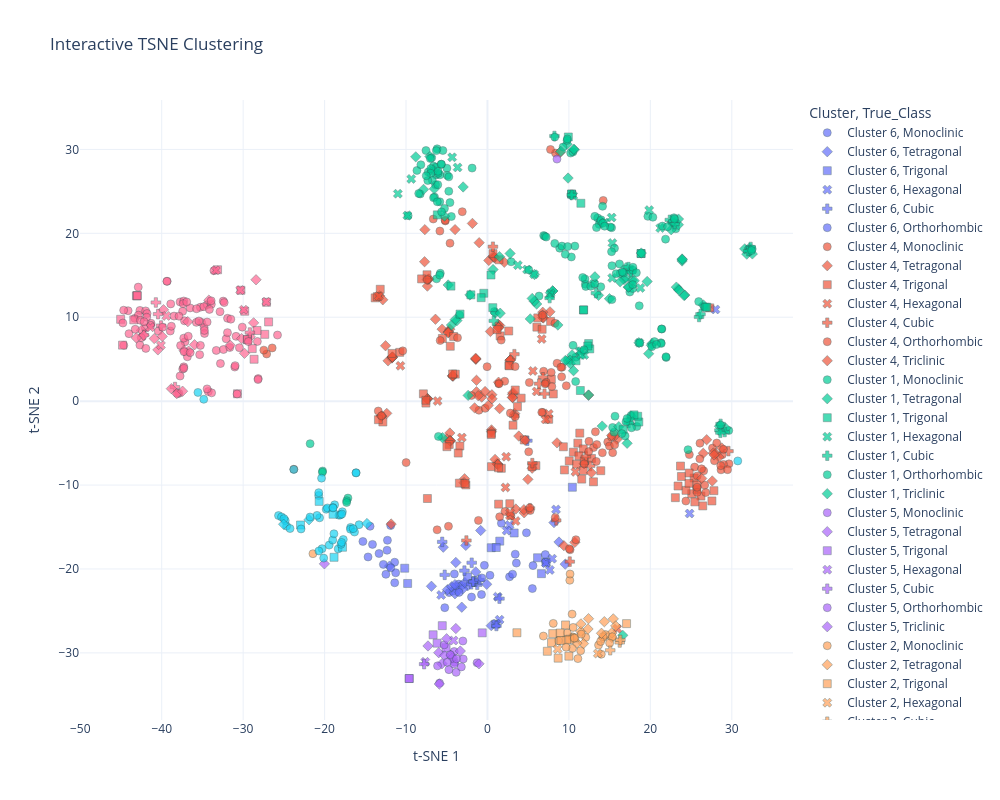

The notebook cell this image was saved under:
### Code cell
import polars as pl
import numpy as np
import matplotlib.pyplot as plt
from sklearn.preprocessing import StandardScaler


def analyze_materials_project(df):
    df_clean = df.drop_nulls(subset=["acsf_embedding"])
    
    if df_clean.height == 0:
        print("No valid embeddings found. Did you run with force_fetch=True?")
        return

    print(f"Analyzing {df_clean.height} materials...")

    #soap_matrix = np.array(df_clean["soap_embedding"].to_list())
    acsf_matrix = np.array(df_clean["acsf_embedding"].to_list())
    
    # Standardize them separately first (important because they have different scales)
    scaler_soap = StandardScaler()
    scaler_acsf = StandardScaler()
    
    #soap_scaled = scaler_soap.fit_transform(soap_matrix)
    acsf_scaled = scaler_acsf.fit_transform(acsf_matrix)
    
    # Concatenate: X = [SOAP_normalized | ACSF_normalized]
    #X_combined = np.hstack([soap_scaled, acsf_scaled])
    
    print(f"Feature Matrix Shape: {acsf_matrix.shape}")

    # 4. Define 'True Labels' for coloring (Optional)
    # Using 'crystal_system' (Cubic, Hexagonal, etc.) is great for validation
    true_labels = df_clean["crystal_system"].to_list()
    
    # Create Metadata DataFrame for hovering in interactive plots
    meta_df = df_clean.select([
        pl.col("material_id").alias("mol_id"), # Renaming to match ClusterAnalysis expectations
        pl.col("formula_pretty").alias("canonical_smiles"), # Using formula as 'SMILES'
        "crystal_system",
        "space_group"
    ])

    # 5. Run Clustering Analysis
    analyzer = ClusterAnalysis(acsf_matrix, true_labels=true_labels, meta_df=meta_df)
    
    # Run K-Means
    # n_clusters=7 is a good starting guess for crystal systems (7 systems)
    analyzer.run(method='kmeans', n_clusters=7)
    
    # Evaluate
    analyzer.evaluate()

    # 6. Plot t-SNE
    print("Generating t-SNE plot...")
    analyzer.plot_tsne(
        perplexity=30, 
        title_suffix="Features: ACSF", 
        highlight_top_overlaps=0 # Turn off if you don't want overlap circles
    )
    
    # Optional: Interactive Plot
    analyzer.plot_interactive(method='tsne', perplexity=30)

analyze_materials_project(mp.df)
